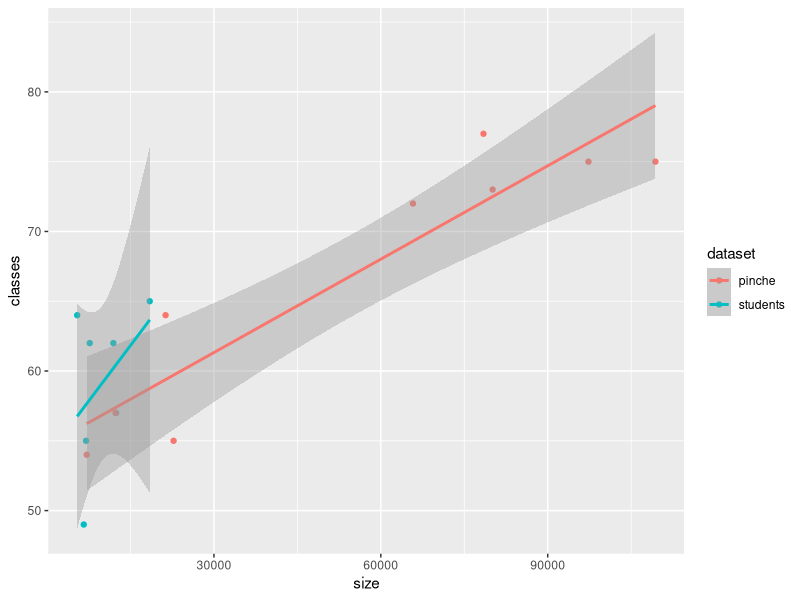
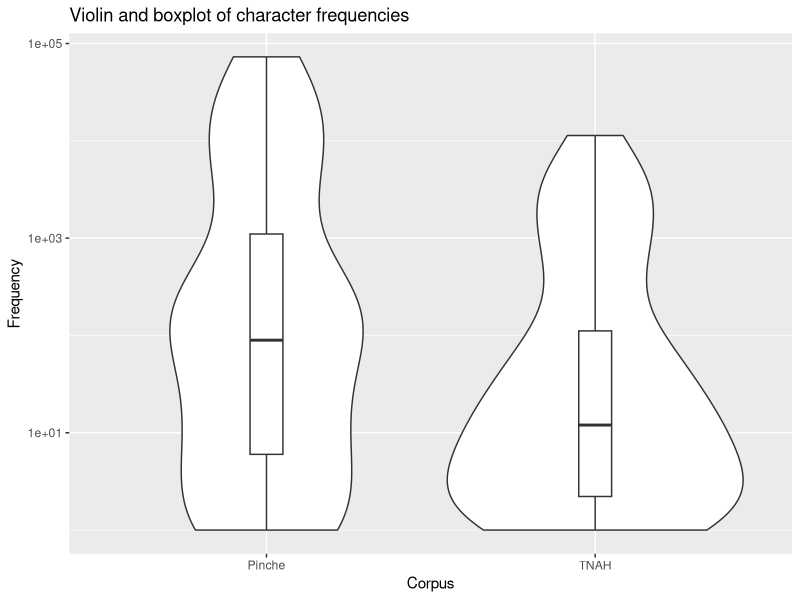

R code for these plots, in order:
## ---- chunk 1
knitr::opts_chunk$set(echo = TRUE)
## ---- chunk 2
library("ggplot2")
## ---- chunk 3
d = read.csv("chars_classes/datasets-characters.csv", header = TRUE)
d = d[d[,1] != "Full",]

qplot(size, classes, colour=dataset, data = d) + geom_smooth(method='lm', formula= y~x)

# Global reg
reg = lm(formula = classes ~ size, data = d)
summary(reg)

# reg students
reg = lm(formula = classes ~ size, data = d[d[, "dataset"] == "students", ])
summary(reg)

# reg pinche
reg = lm(formula = classes ~ size, data = d[d[, "dataset"] == "pinche", ])
summary(reg)
## ---- chunk 4
data = read.csv("pipeline/chars.csv", header = TRUE, row.names = 1)
# c'en est déjà un
#df =  as.data.frame(data)
data = cbind(data, "Pinche")
colnames(data)[2] = "Corpus"
## ---- chunk 5
data_students = read.csv("pipeline/chars_students.csv", header = TRUE, row.names = 1)
data_students = cbind(data_students, "TNAH")
colnames(data_students)[2] = "Corpus"
## ---- chunk 6
#ggplot(c(df, df_students), aes(x="", y=occs)) + geom_violin() + geom_boxplot(width=0.2) + ylab("Characters with this count") + xlab("Est. count of characters in the TNAH Dataset") + scale_y_log10()
main = "Violin and boxplot of character frequencies"
ylab= "Frequency"
df = rbind(data, data_students)
ggplot(df, aes_(x = quote(Corpus), y = quote(occs))) +
      ggtitle(main) +
      ylab(ylab) +
#      xlab(xlab) +
      geom_violin() + 
      geom_boxplot(width=0.1) +
      #theme(axis.text.x = element_text(size = rel(0.7))) +
  scale_y_log10()
